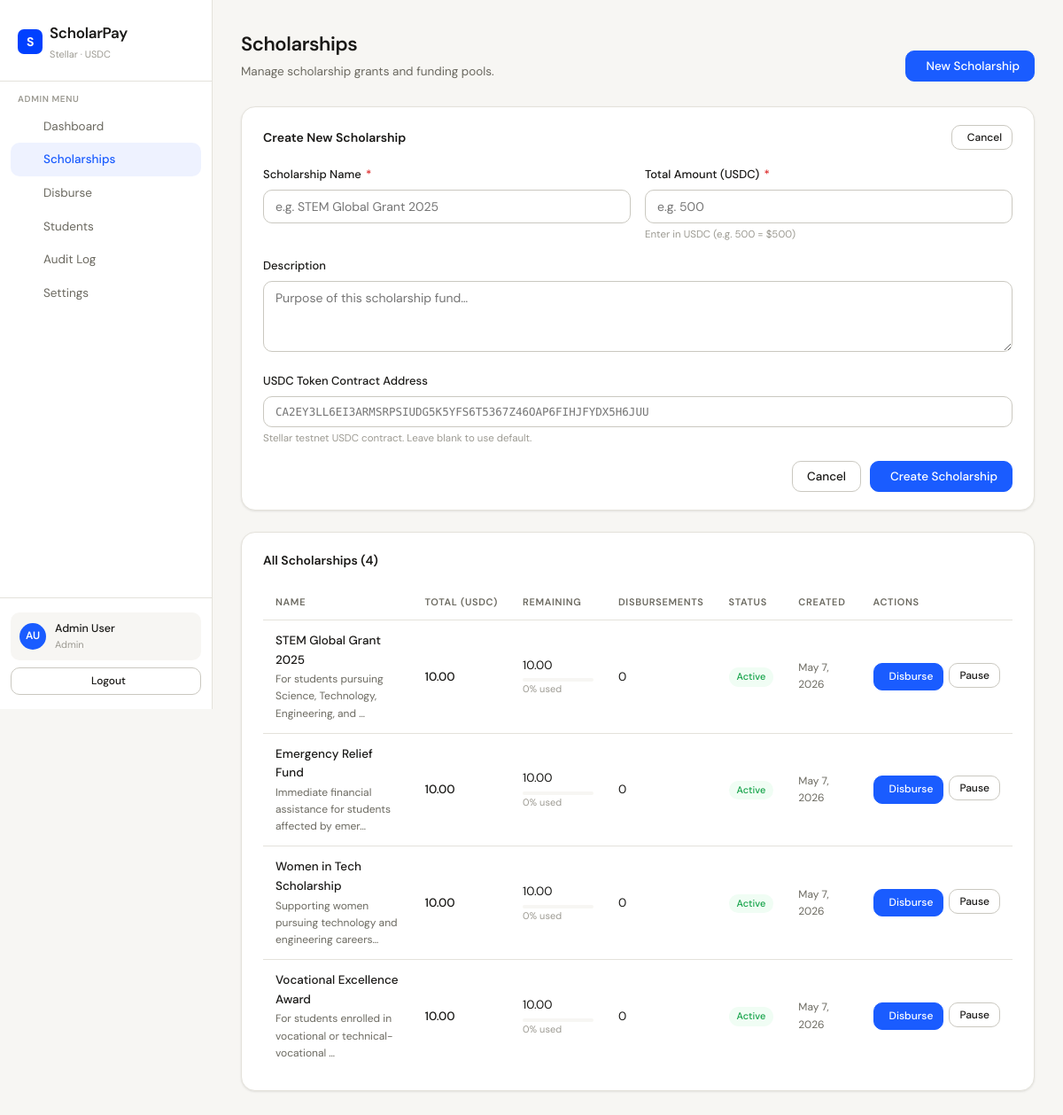
The app's page /admin/scholarships.php?action=create (signed in) with its own data.
### tables this page shows
CREATE TABLE IF NOT EXISTS scholarships (
    id INT AUTO_INCREMENT PRIMARY KEY,
    name VARCHAR(200) NOT NULL,
    description TEXT NULL,
    total_amount DECIMAL(15,7) NOT NULL COMMENT 'Amount in USDC (7 decimals)',
    remaining_amount DECIMAL(15,7) NOT NULL,
    token_address VARCHAR(60) NULL COMMENT 'USDC contract address on Stellar',
    status ENUM('active', 'inactive', 'depleted') NOT NULL DEFAULT 'active',
    created_by INT NOT NULL,
    created_at TIMESTAMP DEFAULT CURRENT_TIMESTAMP,
    updated_at TIMESTAMP DEFAULT CURRENT_TIMESTAMP ON UPDATE CURRENT_TIMESTAMP,
    FOREIGN KEY (created_by) REFERENCES users(id)
);

### admin/scholarships.php (the view, shortened to what this page needs)
<?php
require_once ROOT . '/includes/layout.php';
$db = getDB();
$action = $_GET['action'] ?? 'list';
$success = $error = '';
$scholarships = $db->query("
    SELECT s.*, u.name AS creator_name,
           (SELECT COUNT(*) FROM disbursements WHERE scholarship_id = s.id AND status='confirmed') AS disbursement_count,
           (SELECT COALESCE(SUM(amount),0) FROM disbursements WHERE scholarship_id = s.id AND status='confirmed') AS total_disbursed
    FROM scholarships s
    JOIN users u ON s.created_by = u.id
    ORDER BY s.created_at DESC
")->fetchAll();
?>
<div class="page-header" style="display:flex;justify-content:space-between;align-items:flex-end">
  <div>
    <h1 class="page-title">Scholarships</h1>
    <p class="page-subtitle">Manage scholarship grants and funding pools.</p>
  </div>
  <button class="btn btn-primary" onclick="toggleCreateForm()">
    <i class="ti ti-plus"></i> New Scholarship
  </button>
</div>
<div id="create-form" style="display:<?= ($action === 'create' || $error) ? 'block' : 'none' ?>;margin-bottom:24px;">
  <div class="card">
    <div class="card-header">
      <span class="card-title">Create New Scholarship</span>
      <button class="btn btn-sm btn-outline" onclick="toggleCreateForm()">
        <i class="ti ti-x"></i> Cancel
      </button>
    </div>
    <form method="POST" action="">
      <div class="form-row">
        <div class="form-group">
          <label class="form-label">Scholarship Name <span class="required">*</span></label>
          <input type="text" name="name" class="form-control"
                 value="<?= htmlspecialchars($_POST['name'] ?? '') ?>"
                 placeholder="e.g. STEM Global Grant 2025" required>
        </div>
        <div class="form-group">
          <label class="form-label">Total Amount (USDC) <span class="required">*</span></label>
          <input type="number" name="total_amount" class="form-control"
                 value="<?= htmlspecialchars($_POST['total_amount'] ?? '') ?>"
                 placeholder="e.g. 500" min="1" step="0.01" required>
          <div class="form-hint">Enter in USDC (e.g. 500 = $500)</div>
        </div>
      </div>
      <div class="form-group">
        <label class="form-label">Description</label>
        <textarea name="description" class="form-control" placeholder="Purpose of this scholarship fund…"><?= htmlspecialchars($_POST['description'] ?? '') ?></textarea>
      </div>
      <div class="form-group">
        <label class="form-label">USDC Token Contract Address</label>
        <input type="text" name="token_address" class="form-control mono"
               value="<?= htmlspecialchars($_POST['token_address'] ?? '') ?>"
               placeholder="CA2EY3LL6EI3ARMSRPSIUDG5K5YFS6T5367Z46OAP6FIHJFYDX5H6JUU">
        <div class="form-hint">Stellar testnet USDC contract. Leave blank to use default.</div>
      </div>
      <div style="display:flex;gap:10px;justify-content:flex-end;margin-top:4px">
        <button type="button" class="btn btn-outline" onclick="toggleCreateForm()">Cancel</button>
        <button type="submit" class="btn btn-primary"><i class="ti ti-check"></i> Create Scholarship</button>
      </div>
    </form>
  </div>
</div>
<div class="card">
  <div class="card-header">
    <span class="card-title">All Scholarships (<?= count($scholarships) ?>)</span>
  </div>
  <?php if (empty($scholarships)): ?>
    <div class="empty-state">
      <div class="empty-icon"><i class="ti ti-award"></i></div>
      <p>No scholarships yet. Create your first one above.</p>
    </div>
  <?php else: ?>
  <div class="table-wrap">
    <table>
      <thead>
        <tr>
          <th>Name</th>
          <th>Total (USDC)</th>
          <th>Remaining</th>
          <th>Disbursements</th>
          <th>Status</th>
          <th>Created</th>
          <th>Actions</th>
        </tr>
      </thead>
      <tbody>
        <?php foreach ($scholarships as $sch): ?>
        <?php
          $pct = $sch['total_amount'] > 0
              ? round((($sch['total_amount'] - $sch['remaining_amount']) / $sch['total_amount']) * 100)
              : 0;
          $statusClass = ['active'=>'badge-success','inactive'=>'badge-neutral','depleted'=>'badge-danger'][$sch['status']] ?? 'badge-neutral';
        ?>
        <tr>
          <td>
            <div style="font-weight:500"><?= htmlspecialchars($sch['name']) ?></div>
            <?php if ($sch['description']): ?>
            <div style="font-size:12px;color:var(--text-muted);margin-top:2px"><?= htmlspecialchars(substr($sch['description'],0,60)) ?>…</div>
            <?php endif; ?>
          </td>
          <td style="font-weight:500"><?= number_format($sch['total_amount']/10000000,2) ?></td>
          <td>
            <div><?= number_format($sch['remaining_amount']/10000000,2) ?></div>
            <div style="margin-top:4px;background:var(--bg);border-radius:4px;height:4px;width:80px;overflow:hidden">
            </div>
            <div style="font-size:11px;color:var(--text-hint)"><?= $pct ?>% used</div>
          </td>
          <td><?= $sch['disbursement_count'] ?></td>
          <td><span class="badge <?= $statusClass ?>"><?= ucfirst($sch['status']) ?></span></td>
          <td style="font-size:12px;color:var(--text-muted)"><?= date('M j, Y', strtotime($sch['created_at'])) ?></td>
          <td>
            <div style="display:flex;gap:6px">
              <a href="/scholarpay/admin/disburse.php?scholarship_id=<?= $sch['id'] ?>" class="btn btn-sm btn-primary">
                <i class="ti ti-send"></i> Disburse
              </a>
              <?php if ($sch['status'] === 'active'): ?>
              <form method="POST" style="display:inline">
                <button class="btn btn-sm btn-outline" type="submit">Pause</button>
              </form>
              <?php endif; ?>
            </div>
          </td>
        </tr>
        <?php endforeach; ?>
      </tbody>
    </table>
  </div>
  <?php endif; ?>
</div>

### assets/css/app.css (style rules this page uses)
:root { --bg: #f7f6f3; --surface: #ffffff; --border: #e4e2db; --border-mid: #cac8c0; --text: #1a1917; --text-muted: #6b6960; --text-hint: #9c9a92; --accent: #1a5cff; --accent-bg: #eef2ff; --accent-dim: #dae2ff; --success: #16a34a; --success-bg: #f0fdf4; --danger: #dc2626; --danger-bg: #fef2f2; --warning: #d97706; --warning-bg: #fffbeb; --stellar: #0040ff; --usdc: #2775ca; --radius: 10px; --radius-lg: 16px; --shadow: 0 1px 3px rgba(0,0,0,0.06), 0 1px 2px rgba(0,0,0,0.04); --shadow-md: 0 4px 16px rgba(0,0,0,0.08); --font: 'DM Sans', sans-serif; --mono: 'DM Mono', monospace; }
* { box-sizing: border-box; margin: 0; padding: 0; }
html { font-size: 15px; }
body { font-family: var(--font); background: var(--bg); color: var(--text); line-height: 1.6; min-height: 100vh; }
.page-header { margin-bottom: 28px; }
.page-title { font-size: 22px; font-weight: 600; letter-spacing: -0.4px; color: var(--text); }
.page-subtitle { font-size: 13.5px; color: var(--text-muted); margin-top: 3px; }
.card { background: var(--surface); border: 1px solid var(--border); border-radius: var(--radius-lg); padding: 20px 24px; box-shadow: var(--shadow); }
.card-header { display: flex; align-items: center; justify-content: space-between; margin-bottom: 18px; }
.card-title { font-size: 14px; font-weight: 600; color: var(--text); }
.table-wrap { overflow-x: auto; }
table { width: 100%; border-collapse: collapse; font-size: 13.5px; }
thead th { text-align: left; padding: 10px 14px; font-size: 11px; font-weight: 600; text-transform: uppercase; letter-spacing: 0.06em; color: var(--text-muted); border-bottom: 1px solid var(--border); white-space: nowrap; }
tbody td { padding: 12px 14px; border-bottom: 1px solid var(--border); vertical-align: middle; }
tbody tr:last-child td { border-bottom: none; }
.badge { display: inline-flex; align-items: center; gap: 4px; padding: 3px 9px; border-radius: 20px; font-size: 11px; font-weight: 500; line-height: 1.4; }
.badge-success { background: var(--success-bg); color: var(--success); }
.btn { display: inline-flex; align-items: center; justify-content: center; gap: 6px; padding: 8px 16px; border-radius: var(--radius); font-size: 13.5px; font-weight: 500; font-family: var(--font); cursor: pointer; border: 1px solid transparent; transition: all 0.12s; text-decoration: none; white-space: nowrap; }
.btn-primary { background: var(--accent); color: white; border-color: var(--accent); }
.btn-outline { background: white; color: var(--text); border-color: var(--border-mid); }
.btn-sm { padding: 5px 11px; font-size: 12px; }
.form-group { margin-bottom: 16px; }
.form-label { display: block; font-size: 13px; font-weight: 500; color: var(--text); margin-bottom: 6px; }
.form-label .required { color: var(--danger); margin-left: 2px; }
.form-control { width: 100%; padding: 9px 13px; border: 1px solid var(--border-mid); border-radius: var(--radius); font-size: 14px; font-family: var(--font); color: var(--text); background: var(--surface); transition: border-color 0.12s, box-shadow 0.12s; outline: none; }
.form-control.mono { font-family: var(--mono); font-size: 12.5px; }
.form-hint { font-size: 11.5px; color: var(--text-hint); margin-top: 4px; }
.form-row { display: grid; grid-template-columns: 1fr 1fr; gap: 16px; }
textarea.form-control { resize: vertical; min-height: 80px; }

### records on screen
scholarships: name "STEM Global Grant 2025", description "For students pursuing Science, Technology, Engineering, and", $sch['total_amount']/10000000 "10.00", $sch['remaining_amount']/10000000 "10.00", pct "0", disbursement_count "0", status "Active", created_at "May 7, 2026"
scholarships: name "Emergency Relief Fund", description "Immediate financial assistance for students affected by emer", $sch['total_amount']/10000000 "10.00", $sch['remaining_amount']/10000000 "10.00", pct "0", disbursement_count "0", status "Active", created_at "May 7, 2026"
scholarships: name "Women in Tech Scholarship", description "Supporting women pursuing technology and engineering careers", $sch['total_amount']/10000000 "10.00", $sch['remaining_amount']/10000000 "10.00", pct "0", disbursement_count "0", status "Active", created_at "May 7, 2026"
scholarships: name "Vocational Excellence Award", description "For students enrolled in vocational or technical-vocational", $sch['total_amount']/10000000 "10.00", $sch['remaining_amount']/10000000 "10.00", pct "0", disbursement_count "0", status "Active", created_at "May 7, 2026"

### other values on screen
$roleLabel "ADMIN"
$label "Dashboard"
$label "Scholarships"
$label "Disburse"
$label "Students"
$label "Audit Log"
$label "Settings"
$initials "AU"
$user['name'] "Admin User"
$user['role'] "Admin"
count($scholarships) "4"
